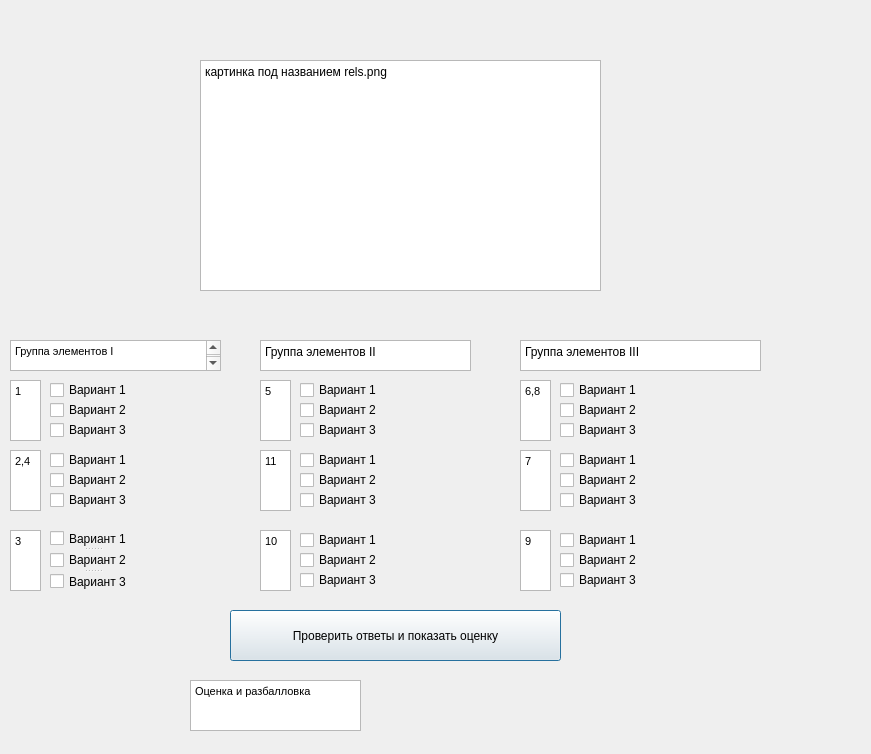
<?xml version="1.0" encoding="UTF-8"?>
<ui version="4.0">
 <class>zad3</class>
 <widget class="QDialog" name="zad3">
  <property name="geometry">
   <rect>
    <x>0</x>
    <y>0</y>
    <width>871</width>
    <height>754</height>
   </rect>
  </property>
  <property name="windowTitle">
   <string notr="true">Dialog</string>
  </property>
  <widget class="QFrame" name="frame">
   <property name="geometry">
    <rect>
     <x>200</x>
     <y>60</y>
     <width>401</width>
     <height>231</height>
    </rect>
   </property>
   <property name="frameShape">
    <enum>QFrame::StyledPanel</enum>
   </property>
   <property name="frameShadow">
    <enum>QFrame::Raised</enum>
   </property>
   <widget class="QPlainTextEdit" name="plainTextEdit">
    <property name="geometry">
     <rect>
      <x>0</x>
      <y>0</y>
      <width>401</width>
      <height>231</height>
     </rect>
    </property>
    <property name="plainText">
     <string>картинка под названием rels.png
</string>
    </property>
   </widget>
  </widget>
  <widget class="QPlainTextEdit" name="plainTextEdit_3">
   <property name="geometry">
    <rect>
     <x>260</x>
     <y>340</y>
     <width>211</width>
     <height>31</height>
    </rect>
   </property>
   <property name="plainText">
    <string>Группа элементов II</string>
   </property>
  </widget>
  <widget class="QPlainTextEdit" name="plainTextEdit_4">
   <property name="geometry">
    <rect>
     <x>520</x>
     <y>340</y>
     <width>241</width>
     <height>31</height>
    </rect>
   </property>
   <property name="plainText">
    <string>Группа элементов III</string>
   </property>
  </widget>
  <widget class="QCheckBox" name="checkBox">
   <property name="geometry">
    <rect>
     <x>50</x>
     <y>380</y>
     <width>81</width>
     <height>20</height>
    </rect>
   </property>
   <property name="text">
    <string>Вариант 1</string>
   </property>
  </widget>
  <widget class="QCheckBox" name="checkBox_2">
   <property name="geometry">
    <rect>
     <x>50</x>
     <y>400</y>
     <width>81</width>
     <height>20</height>
    </rect>
   </property>
   <property name="text">
    <string>Вариант 2</string>
   </property>
  </widget>
  <widget class="QCheckBox" name="checkBox_3">
   <property name="geometry">
    <rect>
     <x>50</x>
     <y>420</y>
     <width>81</width>
     <height>20</height>
    </rect>
   </property>
   <property name="text">
    <string>Вариант 3</string>
   </property>
  </widget>
  <widget class="QCheckBox" name="checkBox_4">
   <property name="geometry">
    <rect>
     <x>50</x>
     <y>490</y>
     <width>81</width>
     <height>20</height>
    </rect>
   </property>
   <property name="text">
    <string>Вариант 3</string>
   </property>
  </widget>
  <widget class="QCheckBox" name="checkBox_5">
   <property name="geometry">
    <rect>
     <x>50</x>
     <y>450</y>
     <width>81</width>
     <height>20</height>
    </rect>
   </property>
   <property name="text">
    <string>Вариант 1</string>
   </property>
  </widget>
  <widget class="QCheckBox" name="checkBox_6">
   <property name="geometry">
    <rect>
     <x>50</x>
     <y>470</y>
     <width>81</width>
     <height>20</height>
    </rect>
   </property>
   <property name="text">
    <string>Вариант 2</string>
   </property>
  </widget>
  <widget class="QCheckBox" name="checkBox_10">
   <property name="geometry">
    <rect>
     <x>300</x>
     <y>400</y>
     <width>81</width>
     <height>20</height>
    </rect>
   </property>
   <property name="text">
    <string>Вариант 2</string>
   </property>
  </widget>
  <widget class="QCheckBox" name="checkBox_11">
   <property name="geometry">
    <rect>
     <x>300</x>
     <y>380</y>
     <width>81</width>
     <height>20</height>
    </rect>
   </property>
   <property name="text">
    <string>Вариант 1</string>
   </property>
  </widget>
  <widget class="QCheckBox" name="checkBox_12">
   <property name="geometry">
    <rect>
     <x>300</x>
     <y>420</y>
     <width>81</width>
     <height>20</height>
    </rect>
   </property>
   <property name="text">
    <string>Вариант 3</string>
   </property>
  </widget>
  <widget class="QCheckBox" name="checkBox_13">
   <property name="geometry">
    <rect>
     <x>300</x>
     <y>470</y>
     <width>81</width>
     <height>20</height>
    </rect>
   </property>
   <property name="text">
    <string>Вариант 2</string>
   </property>
  </widget>
  <widget class="QCheckBox" name="checkBox_14">
   <property name="geometry">
    <rect>
     <x>300</x>
     <y>450</y>
     <width>81</width>
     <height>20</height>
    </rect>
   </property>
   <property name="text">
    <string>Вариант 1</string>
   </property>
  </widget>
  <widget class="QCheckBox" name="checkBox_15">
   <property name="geometry">
    <rect>
     <x>300</x>
     <y>490</y>
     <width>81</width>
     <height>20</height>
    </rect>
   </property>
   <property name="text">
    <string>Вариант 3</string>
   </property>
  </widget>
  <widget class="QCheckBox" name="checkBox_16">
   <property name="geometry">
    <rect>
     <x>300</x>
     <y>550</y>
     <width>81</width>
     <height>20</height>
    </rect>
   </property>
   <property name="text">
    <string>Вариант 2</string>
   </property>
  </widget>
  <widget class="QCheckBox" name="checkBox_17">
   <property name="geometry">
    <rect>
     <x>300</x>
     <y>530</y>
     <width>81</width>
     <height>20</height>
    </rect>
   </property>
   <property name="text">
    <string>Вариант 1</string>
   </property>
  </widget>
  <widget class="QCheckBox" name="checkBox_18">
   <property name="geometry">
    <rect>
     <x>300</x>
     <y>570</y>
     <width>81</width>
     <height>20</height>
    </rect>
   </property>
   <property name="text">
    <string>Вариант 3</string>
   </property>
  </widget>
  <widget class="QCheckBox" name="checkBox_19">
   <property name="geometry">
    <rect>
     <x>560</x>
     <y>400</y>
     <width>81</width>
     <height>20</height>
    </rect>
   </property>
   <property name="text">
    <string>Вариант 2</string>
   </property>
  </widget>
  <widget class="QCheckBox" name="checkBox_20">
   <property name="geometry">
    <rect>
     <x>560</x>
     <y>380</y>
     <width>81</width>
     <height>20</height>
    </rect>
   </property>
   <property name="text">
    <string>Вариант 1</string>
   </property>
  </widget>
  <widget class="QCheckBox" name="checkBox_21">
   <property name="geometry">
    <rect>
     <x>560</x>
     <y>420</y>
     <width>81</width>
     <height>20</height>
    </rect>
   </property>
   <property name="text">
    <string>Вариант 3</string>
   </property>
  </widget>
  <widget class="QCheckBox" name="checkBox_22">
   <property name="geometry">
    <rect>
     <x>560</x>
     <y>470</y>
     <width>81</width>
     <height>20</height>
    </rect>
   </property>
   <property name="text">
    <string>Вариант 2</string>
   </property>
  </widget>
  <widget class="QCheckBox" name="checkBox_23">
   <property name="geometry">
    <rect>
     <x>560</x>
     <y>450</y>
     <width>81</width>
     <height>20</height>
    </rect>
   </property>
   <property name="text">
    <string>Вариант 1</string>
   </property>
  </widget>
  <widget class="QCheckBox" name="checkBox_24">
   <property name="geometry">
    <rect>
     <x>560</x>
     <y>490</y>
     <width>81</width>
     <height>20</height>
    </rect>
   </property>
   <property name="text">
    <string>Вариант 3</string>
   </property>
  </widget>
  <widget class="QCheckBox" name="checkBox_25">
   <property name="geometry">
    <rect>
     <x>560</x>
     <y>550</y>
     <width>81</width>
     <height>20</height>
    </rect>
   </property>
   <property name="text">
    <string>Вариант 2</string>
   </property>
  </widget>
  <widget class="QCheckBox" name="checkBox_26">
   <property name="geometry">
    <rect>
     <x>560</x>
     <y>530</y>
     <width>81</width>
     <height>20</height>
    </rect>
   </property>
   <property name="text">
    <string>Вариант 1</string>
   </property>
  </widget>
  <widget class="QCheckBox" name="checkBox_27">
   <property name="geometry">
    <rect>
     <x>560</x>
     <y>570</y>
     <width>81</width>
     <height>20</height>
    </rect>
   </property>
   <property name="text">
    <string>Вариант 3</string>
   </property>
  </widget>
  <widget class="QPushButton" name="pushButton">
   <property name="geometry">
    <rect>
     <x>230</x>
     <y>610</y>
     <width>331</width>
     <height>51</height>
    </rect>
   </property>
   <property name="text">
    <string>Проверить ответы и показать оценку</string>
   </property>
  </widget>
  <widget class="QTextBrowser" name="textBrowser">
   <property name="geometry">
    <rect>
     <x>10</x>
     <y>340</y>
     <width>211</width>
     <height>31</height>
    </rect>
   </property>
   <property name="html">
    <string>&lt;!DOCTYPE HTML PUBLIC &quot;-//W3C//DTD HTML 4.0//EN&quot; &quot;http://www.w3.org/TR/REC-html40/strict.dtd&quot;&gt;
&lt;html&gt;&lt;head&gt;&lt;meta name=&quot;qrichtext&quot; content=&quot;1&quot; /&gt;&lt;style type=&quot;text/css&quot;&gt;
p, li { white-space: pre-wrap; }
&lt;/style&gt;&lt;/head&gt;&lt;body style=&quot; font-family:'MS Shell Dlg 2'; font-size:7.8pt; font-weight:400; font-style:normal;&quot;&gt;
&lt;p style=&quot; margin-top:0px; margin-bottom:0px; margin-left:0px; margin-right:0px; -qt-block-indent:0; text-indent:0px;&quot;&gt;&lt;span style=&quot; font-size:8pt;&quot;&gt;Группа элементов I&lt;/span&gt;&lt;/p&gt;
&lt;p style=&quot;-qt-paragraph-type:empty; margin-top:0px; margin-bottom:0px; margin-left:0px; margin-right:0px; -qt-block-indent:0; text-indent:0px; font-size:8pt;&quot;&gt;&lt;br /&gt;&lt;/p&gt;&lt;/body&gt;&lt;/html&gt;</string>
   </property>
  </widget>
  <widget class="QTextBrowser" name="textBrowser_2">
   <property name="geometry">
    <rect>
     <x>10</x>
     <y>380</y>
     <width>31</width>
     <height>61</height>
    </rect>
   </property>
   <property name="html">
    <string>&lt;!DOCTYPE HTML PUBLIC &quot;-//W3C//DTD HTML 4.0//EN&quot; &quot;http://www.w3.org/TR/REC-html40/strict.dtd&quot;&gt;
&lt;html&gt;&lt;head&gt;&lt;meta name=&quot;qrichtext&quot; content=&quot;1&quot; /&gt;&lt;style type=&quot;text/css&quot;&gt;
p, li { white-space: pre-wrap; }
&lt;/style&gt;&lt;/head&gt;&lt;body style=&quot; font-family:'MS Shell Dlg 2'; font-size:7.8pt; font-weight:400; font-style:normal;&quot;&gt;
&lt;p style=&quot; margin-top:0px; margin-bottom:0px; margin-left:0px; margin-right:0px; -qt-block-indent:0; text-indent:0px;&quot;&gt;&lt;span style=&quot; font-size:8pt;&quot;&gt;1&lt;/span&gt;&lt;/p&gt;&lt;/body&gt;&lt;/html&gt;</string>
   </property>
  </widget>
  <widget class="QTextBrowser" name="textBrowser_3">
   <property name="geometry">
    <rect>
     <x>10</x>
     <y>450</y>
     <width>31</width>
     <height>61</height>
    </rect>
   </property>
   <property name="html">
    <string>&lt;!DOCTYPE HTML PUBLIC &quot;-//W3C//DTD HTML 4.0//EN&quot; &quot;http://www.w3.org/TR/REC-html40/strict.dtd&quot;&gt;
&lt;html&gt;&lt;head&gt;&lt;meta name=&quot;qrichtext&quot; content=&quot;1&quot; /&gt;&lt;style type=&quot;text/css&quot;&gt;
p, li { white-space: pre-wrap; }
&lt;/style&gt;&lt;/head&gt;&lt;body style=&quot; font-family:'MS Shell Dlg 2'; font-size:7.8pt; font-weight:400; font-style:normal;&quot;&gt;
&lt;p style=&quot; margin-top:0px; margin-bottom:0px; margin-left:0px; margin-right:0px; -qt-block-indent:0; text-indent:0px;&quot;&gt;&lt;span style=&quot; font-size:8pt;&quot;&gt;2,4&lt;/span&gt;&lt;/p&gt;
&lt;p style=&quot;-qt-paragraph-type:empty; margin-top:0px; margin-bottom:0px; margin-left:0px; margin-right:0px; -qt-block-indent:0; text-indent:0px; font-size:8pt;&quot;&gt;&lt;br /&gt;&lt;/p&gt;&lt;/body&gt;&lt;/html&gt;</string>
   </property>
  </widget>
  <widget class="QTextBrowser" name="textBrowser_4">
   <property name="geometry">
    <rect>
     <x>10</x>
     <y>530</y>
     <width>31</width>
     <height>61</height>
    </rect>
   </property>
   <property name="html">
    <string>&lt;!DOCTYPE HTML PUBLIC &quot;-//W3C//DTD HTML 4.0//EN&quot; &quot;http://www.w3.org/TR/REC-html40/strict.dtd&quot;&gt;
&lt;html&gt;&lt;head&gt;&lt;meta name=&quot;qrichtext&quot; content=&quot;1&quot; /&gt;&lt;style type=&quot;text/css&quot;&gt;
p, li { white-space: pre-wrap; }
&lt;/style&gt;&lt;/head&gt;&lt;body style=&quot; font-family:'MS Shell Dlg 2'; font-size:7.8pt; font-weight:400; font-style:normal;&quot;&gt;
&lt;p style=&quot; margin-top:0px; margin-bottom:0px; margin-left:0px; margin-right:0px; -qt-block-indent:0; text-indent:0px;&quot;&gt;&lt;span style=&quot; font-size:8pt;&quot;&gt;3&lt;/span&gt;&lt;/p&gt;&lt;/body&gt;&lt;/html&gt;</string>
   </property>
  </widget>
  <widget class="QTextBrowser" name="textBrowser_5">
   <property name="geometry">
    <rect>
     <x>260</x>
     <y>380</y>
     <width>31</width>
     <height>61</height>
    </rect>
   </property>
   <property name="html">
    <string>&lt;!DOCTYPE HTML PUBLIC &quot;-//W3C//DTD HTML 4.0//EN&quot; &quot;http://www.w3.org/TR/REC-html40/strict.dtd&quot;&gt;
&lt;html&gt;&lt;head&gt;&lt;meta name=&quot;qrichtext&quot; content=&quot;1&quot; /&gt;&lt;style type=&quot;text/css&quot;&gt;
p, li { white-space: pre-wrap; }
&lt;/style&gt;&lt;/head&gt;&lt;body style=&quot; font-family:'MS Shell Dlg 2'; font-size:7.8pt; font-weight:400; font-style:normal;&quot;&gt;
&lt;p style=&quot; margin-top:0px; margin-bottom:0px; margin-left:0px; margin-right:0px; -qt-block-indent:0; text-indent:0px;&quot;&gt;&lt;span style=&quot; font-size:8pt;&quot;&gt;5&lt;/span&gt;&lt;/p&gt;&lt;/body&gt;&lt;/html&gt;</string>
   </property>
  </widget>
  <widget class="QTextBrowser" name="textBrowser_6">
   <property name="geometry">
    <rect>
     <x>260</x>
     <y>530</y>
     <width>31</width>
     <height>61</height>
    </rect>
   </property>
   <property name="html">
    <string>&lt;!DOCTYPE HTML PUBLIC &quot;-//W3C//DTD HTML 4.0//EN&quot; &quot;http://www.w3.org/TR/REC-html40/strict.dtd&quot;&gt;
&lt;html&gt;&lt;head&gt;&lt;meta name=&quot;qrichtext&quot; content=&quot;1&quot; /&gt;&lt;style type=&quot;text/css&quot;&gt;
p, li { white-space: pre-wrap; }
&lt;/style&gt;&lt;/head&gt;&lt;body style=&quot; font-family:'MS Shell Dlg 2'; font-size:7.8pt; font-weight:400; font-style:normal;&quot;&gt;
&lt;p style=&quot; margin-top:0px; margin-bottom:0px; margin-left:0px; margin-right:0px; -qt-block-indent:0; text-indent:0px;&quot;&gt;&lt;span style=&quot; font-size:8pt;&quot;&gt;10&lt;/span&gt;&lt;/p&gt;
&lt;p style=&quot;-qt-paragraph-type:empty; margin-top:0px; margin-bottom:0px; margin-left:0px; margin-right:0px; -qt-block-indent:0; text-indent:0px; font-size:8pt;&quot;&gt;&lt;br /&gt;&lt;/p&gt;&lt;/body&gt;&lt;/html&gt;</string>
   </property>
  </widget>
  <widget class="QTextBrowser" name="textBrowser_7">
   <property name="geometry">
    <rect>
     <x>260</x>
     <y>450</y>
     <width>31</width>
     <height>61</height>
    </rect>
   </property>
   <property name="html">
    <string>&lt;!DOCTYPE HTML PUBLIC &quot;-//W3C//DTD HTML 4.0//EN&quot; &quot;http://www.w3.org/TR/REC-html40/strict.dtd&quot;&gt;
&lt;html&gt;&lt;head&gt;&lt;meta name=&quot;qrichtext&quot; content=&quot;1&quot; /&gt;&lt;style type=&quot;text/css&quot;&gt;
p, li { white-space: pre-wrap; }
&lt;/style&gt;&lt;/head&gt;&lt;body style=&quot; font-family:'MS Shell Dlg 2'; font-size:7.8pt; font-weight:400; font-style:normal;&quot;&gt;
&lt;p style=&quot; margin-top:0px; margin-bottom:0px; margin-left:0px; margin-right:0px; -qt-block-indent:0; text-indent:0px;&quot;&gt;&lt;span style=&quot; font-size:8pt;&quot;&gt;11&lt;/span&gt;&lt;/p&gt;&lt;/body&gt;&lt;/html&gt;</string>
   </property>
  </widget>
  <widget class="QTextBrowser" name="textBrowser_8">
   <property name="geometry">
    <rect>
     <x>520</x>
     <y>380</y>
     <width>31</width>
     <height>61</height>
    </rect>
   </property>
   <property name="html">
    <string>&lt;!DOCTYPE HTML PUBLIC &quot;-//W3C//DTD HTML 4.0//EN&quot; &quot;http://www.w3.org/TR/REC-html40/strict.dtd&quot;&gt;
&lt;html&gt;&lt;head&gt;&lt;meta name=&quot;qrichtext&quot; content=&quot;1&quot; /&gt;&lt;style type=&quot;text/css&quot;&gt;
p, li { white-space: pre-wrap; }
&lt;/style&gt;&lt;/head&gt;&lt;body style=&quot; font-family:'MS Shell Dlg 2'; font-size:7.8pt; font-weight:400; font-style:normal;&quot;&gt;
&lt;p style=&quot; margin-top:0px; margin-bottom:0px; margin-left:0px; margin-right:0px; -qt-block-indent:0; text-indent:0px;&quot;&gt;&lt;span style=&quot; font-size:8pt;&quot;&gt;6,8&lt;/span&gt;&lt;/p&gt;&lt;/body&gt;&lt;/html&gt;</string>
   </property>
  </widget>
  <widget class="QTextBrowser" name="textBrowser_9">
   <property name="geometry">
    <rect>
     <x>520</x>
     <y>530</y>
     <width>31</width>
     <height>61</height>
    </rect>
   </property>
   <property name="html">
    <string>&lt;!DOCTYPE HTML PUBLIC &quot;-//W3C//DTD HTML 4.0//EN&quot; &quot;http://www.w3.org/TR/REC-html40/strict.dtd&quot;&gt;
&lt;html&gt;&lt;head&gt;&lt;meta name=&quot;qrichtext&quot; content=&quot;1&quot; /&gt;&lt;style type=&quot;text/css&quot;&gt;
p, li { white-space: pre-wrap; }
&lt;/style&gt;&lt;/head&gt;&lt;body style=&quot; font-family:'MS Shell Dlg 2'; font-size:7.8pt; font-weight:400; font-style:normal;&quot;&gt;
&lt;p style=&quot; margin-top:0px; margin-bottom:0px; margin-left:0px; margin-right:0px; -qt-block-indent:0; text-indent:0px;&quot;&gt;&lt;span style=&quot; font-size:8pt;&quot;&gt;9&lt;/span&gt;&lt;/p&gt;&lt;/body&gt;&lt;/html&gt;</string>
   </property>
  </widget>
  <widget class="QTextBrowser" name="textBrowser_10">
   <property name="geometry">
    <rect>
     <x>520</x>
     <y>450</y>
     <width>31</width>
     <height>61</height>
    </rect>
   </property>
   <property name="html">
    <string>&lt;!DOCTYPE HTML PUBLIC &quot;-//W3C//DTD HTML 4.0//EN&quot; &quot;http://www.w3.org/TR/REC-html40/strict.dtd&quot;&gt;
&lt;html&gt;&lt;head&gt;&lt;meta name=&quot;qrichtext&quot; content=&quot;1&quot; /&gt;&lt;style type=&quot;text/css&quot;&gt;
p, li { white-space: pre-wrap; }
&lt;/style&gt;&lt;/head&gt;&lt;body style=&quot; font-family:'MS Shell Dlg 2'; font-size:7.8pt; font-weight:400; font-style:normal;&quot;&gt;
&lt;p style=&quot; margin-top:0px; margin-bottom:0px; margin-left:0px; margin-right:0px; -qt-block-indent:0; text-indent:0px;&quot;&gt;&lt;span style=&quot; font-size:8pt;&quot;&gt;7&lt;/span&gt;&lt;/p&gt;&lt;/body&gt;&lt;/html&gt;</string>
   </property>
  </widget>
  <widget class="QTextBrowser" name="textBrowser_11">
   <property name="geometry">
    <rect>
     <x>190</x>
     <y>680</y>
     <width>171</width>
     <height>51</height>
    </rect>
   </property>
   <property name="html">
    <string>&lt;!DOCTYPE HTML PUBLIC &quot;-//W3C//DTD HTML 4.0//EN&quot; &quot;http://www.w3.org/TR/REC-html40/strict.dtd&quot;&gt;
&lt;html&gt;&lt;head&gt;&lt;meta name=&quot;qrichtext&quot; content=&quot;1&quot; /&gt;&lt;style type=&quot;text/css&quot;&gt;
p, li { white-space: pre-wrap; }
&lt;/style&gt;&lt;/head&gt;&lt;body style=&quot; font-family:'MS Shell Dlg 2'; font-size:7.8pt; font-weight:400; font-style:normal;&quot;&gt;
&lt;p style=&quot; margin-top:0px; margin-bottom:0px; margin-left:0px; margin-right:0px; -qt-block-indent:0; text-indent:0px;&quot;&gt;&lt;span style=&quot; font-size:8pt;&quot;&gt;Оценка и разбалловка&lt;/span&gt;&lt;/p&gt;&lt;/body&gt;&lt;/html&gt;</string>
   </property>
  </widget>
  <widget class="QSplitter" name="splitter">
   <property name="geometry">
    <rect>
     <x>50</x>
     <y>530</y>
     <width>86</width>
     <height>60</height>
    </rect>
   </property>
   <property name="orientation">
    <enum>Qt::Vertical</enum>
   </property>
   <widget class="QCheckBox" name="checkBox_8">
    <property name="text">
     <string>Вариант 1</string>
    </property>
   </widget>
   <widget class="QCheckBox" name="checkBox_9">
    <property name="text">
     <string>Вариант 2</string>
    </property>
   </widget>
   <widget class="QCheckBox" name="checkBox_7">
    <property name="text">
     <string>Вариант 3</string>
    </property>
   </widget>
  </widget>
 </widget>
 <resources/>
 <connections/>
</ui>
